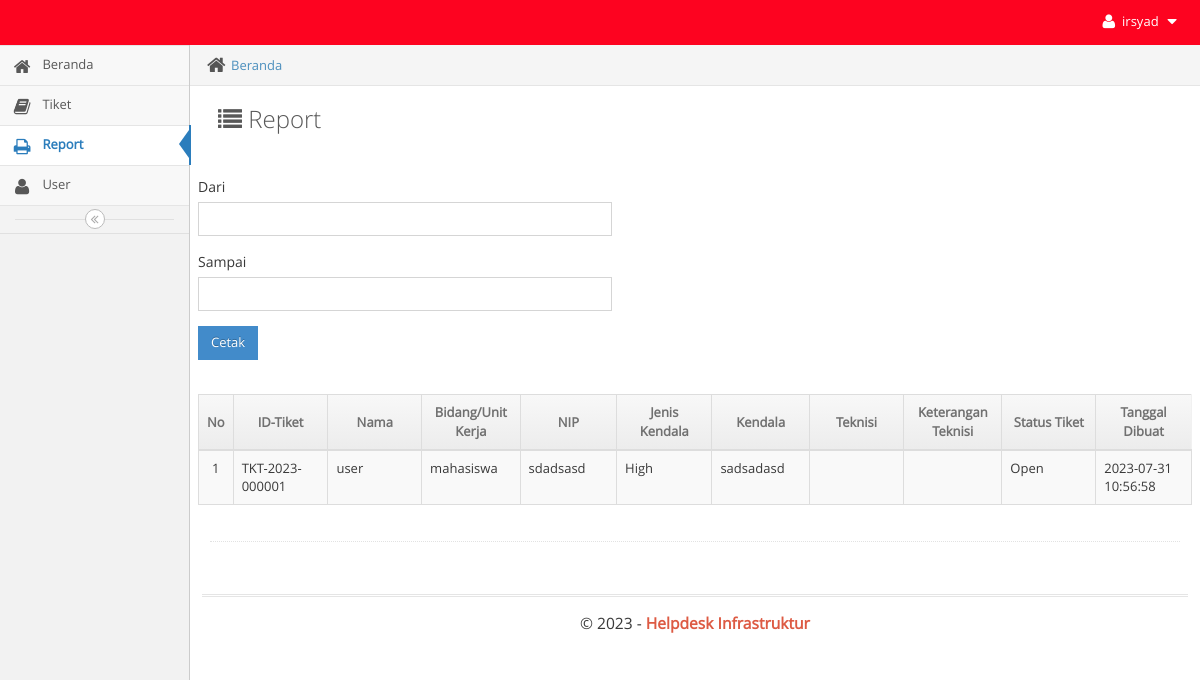
The app's page /main.php?module=report (signed in), older data.
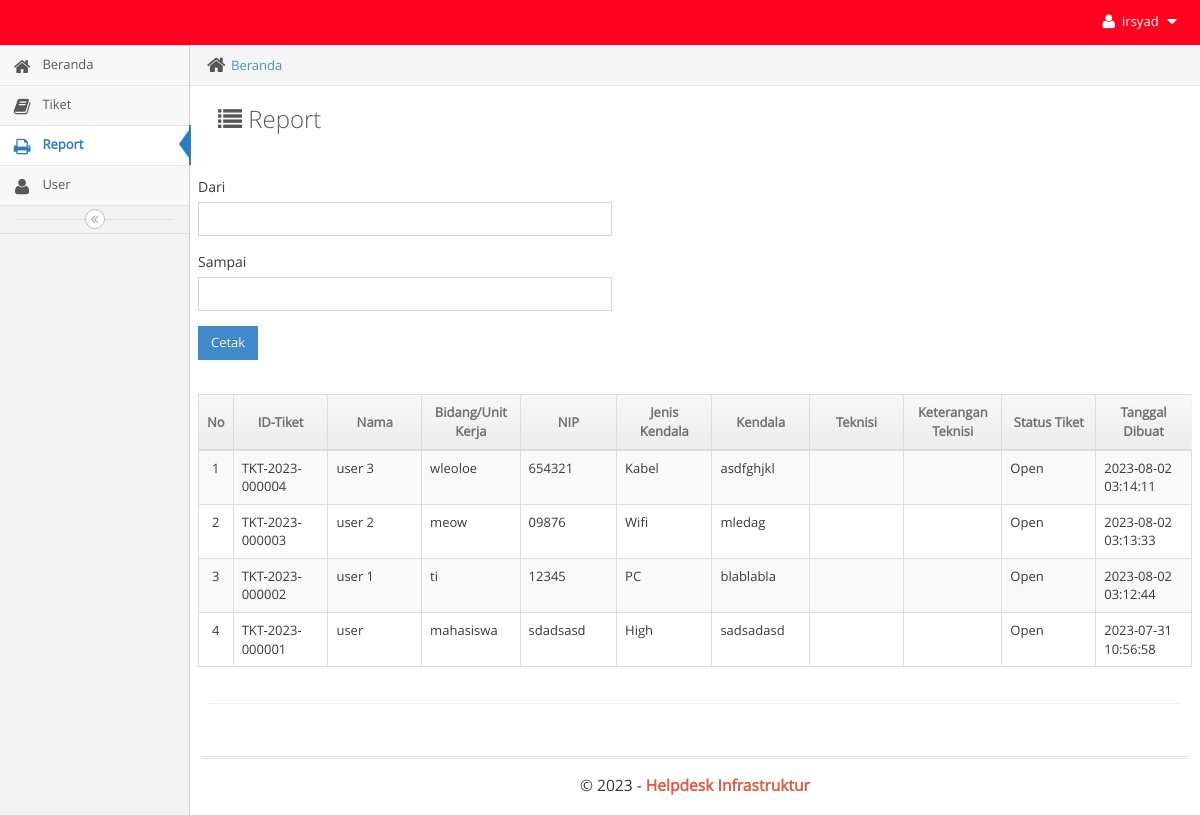
The same page, newer data.
### tables this page shows
CREATE TABLE `tiket` (
  `idtiket` varchar(200) NOT NULL,
  `departemen` varchar(100) NOT NULL,
  `nama` varchar(100) NOT NULL,
  `email` varchar(100) NOT NULL,
  `problem` varchar(100) NOT NULL,
  `foto` varchar(100) NOT NULL,
  `status` enum('Open','Pending','Closed') NOT NULL DEFAULT 'Open',
  `date` date NOT NULL,
  `createdate` timestamp NOT NULL DEFAULT current_timestamp(),
  `id_user` int(10) NOT NULL,
  `updatedate` timestamp NOT NULL DEFAULT current_timestamp(),
  `updateuser` int(10) NOT NULL,
  `priority` varchar(100) NOT NULL,
  `solveby` int(10) NOT NULL,
  `teknisi` varchar(100) NOT NULL,
  `keteranganteknisi` varchar(100) NOT NULL
);

### modules/tiket/report.php (the view, shortened to what this page needs)
<div class="breadcrumbs breadcrumbs-fixed" id="breadcrumbs">
    <ul class="breadcrumb">
        <li>
            <i class="ace-icon fa fa-home home-icon"></i>
            <a href="?module=beranda">Beranda</a>
        </li>
    </ul>
</div>
<div class="page-content">
    <div class="page-header">
        <h1 style="color:#585858">
            <i class="ace-icon fa fa-list"></i> Report
        </h1>
        <br>
        <br>
         <section class="content">
    <div class="row">
      <div class="col-xs-5">
        <div class="box box-primary">
          <form role="form" class="form-horizontal" action="modules/tiket/cetak.php" method="GET" enctype="multipart/form-data">
            <div class="box-body">
               <div class="form-group">
                <label>Dari</label>
                <input type="text" class="form-control date-picker" data-date-format="yyyy-mm-dd" name="dari" autocomplete="off" required>
                    </div>
                        <div class="form-group">
                        <label>Sampai</label>
                            <input type="text" class="form-control date-picker" data-date-format="yyyy-mm-dd" name="sampai" autocomplete="off" required>
                        </div>
                        <div class="form-group">
                            <input type="submit" class='btn btn-primary btn-sm' name="simpan" value="Cetak">
                                         <i style='color:#fff' class='glyphicon glyphicon-list'></i>
                                    </div>
          </div>
      </form>
  </div>
</div>
</div>
</section>
<br>
    <div class="row">
        <div class="col-xs-12">
            <div class="row">
                <div class="col-xs-12">
                    <div>
                        <div class="row">
                                <table id="dynamic-table" class="table table-striped table-bordered table-hover">
                            <thead>
                                <tr>
                                    <th class='center'>No</th>
                                    <th class='center'>ID-Tiket</th>
                                    <th class='center'>Nama</th>
                                    <th class='center'>Bidang/Unit Kerja</th>
                                    <th class='center'>NIP</th>
                                    <th class='center'>Jenis Kendala</th>
                                    <th class="center" >Kendala</th>
                                    <th class="center" >Teknisi</th>
                                    <th class="center" >Keterangan Teknisi</th>
                                    <th class="center" >Status Tiket</th>
                                    <th class='center'>Tanggal Dibuat</th>
                                </tr>
                            </thead>
                            <?php
                            $no = 1;
                            $query = mysqli_query($mysqli, "SELECT * FROM tiket GROUP BY idtiket DESC")
                                        or die('Ada kesalahan pada query tampil Data: '.mysqli_error($mysqli));
                            while ($data = mysqli_fetch_assoc($query)) {
                            ?>
                          <td width="10" class="center"><?php echo $no; ?></td>
                                    <td width="100"><?php echo $data['idtiket']; ?></td>
                                    <td width="100"><?php echo $data['nama']; ?></td>
                                    <td width="100"><?php echo $data['departemen']; ?></td>
                                    <td width="100"><?php echo $data['email']; ?></td>
                                    <td width="100"><?php echo $data['priority']; ?></td>
                                    <td width="100"><?php echo $data['problem']; ?></td>
                                    <td width="100"><?php echo $data['teknisi']; ?></td>
                                    <td width="100"><?php echo $data['keteranganteknisi']; ?></td>
                                    <td width="100" style="background:<?php echo $warna; ?>">
                                    <?php echo $data['status']; ?></td>
                                    <td width="100"><?php echo $data['createdate']; ?></td>
                                        </div>
                                        </div>
                            <?php
                                $no++;
                            } ?>
                </div>
            </div>
        </div>
</div>
</div>

Row changes from the older to the newer data that the page shows:
added tiket: idtiket "TKT-2023-000004", nama "user 3", departemen "wleoloe", email "654321", priority "Kabel", problem "asdfghjkl", status "Open", createdate "2023-08-02 03:14:11"
added tiket: idtiket "TKT-2023-000003", nama "user 2", departemen "meow", email "09876", priority "Wifi", problem "mledag", status "Open", createdate "2023-08-02 03:13:33"
added tiket: idtiket "TKT-2023-000002", nama "user 1", departemen "ti", email "12345", priority "PC", problem "blablabla", status "Open", createdate "2023-08-02 03:12:44"
